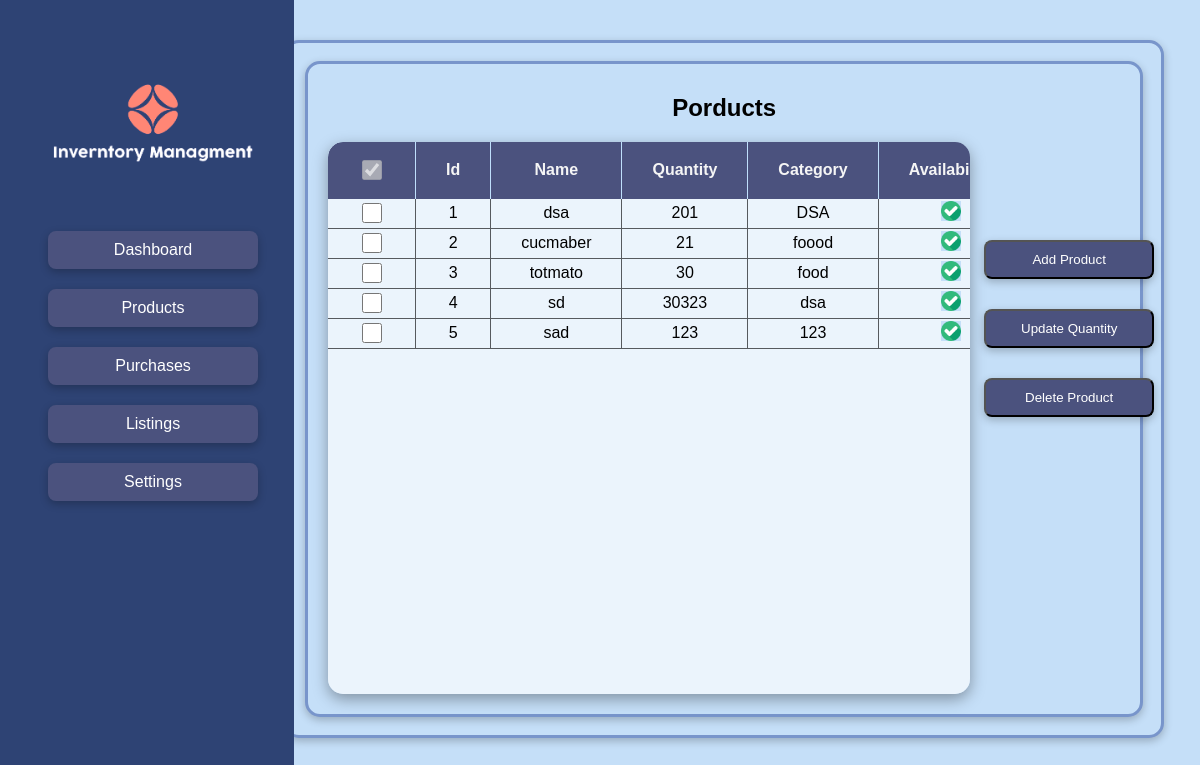
The page /products on the database as committed earlier.
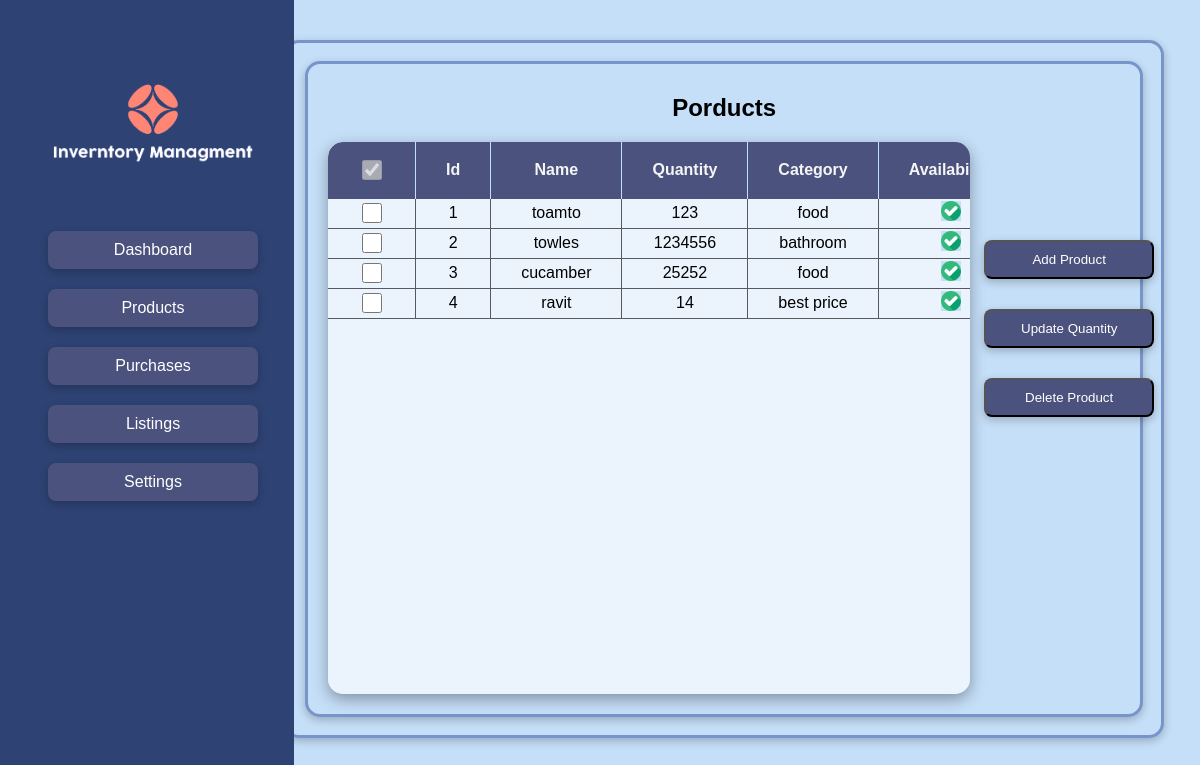
The same page on the database as committed later.
### tables this page shows
CREATE TABLE products (id INTEGER, name TEXT, quantity INTEGER, category TEXT, availability TEXT, price INTEGER);

### app.py (the view)
@app.route("/products")
def products():
    return render_template('products.html',data=load("products"))

### sql.py (called while the page is built)
def query(sql):
    with  sqlite3.connect("database.db") as conn:
        cur = conn.cursor()
        return cur.execute(sql)

def load(table_name):
        data = query(f"SELECT * FROM {table_name}")
        return [dict(zip([name[0] for name in data.description],i)) for i in data]

### templates/products.html (shortened to what this page needs)
{% extends "base.html" %}
{% block content %}
<h2 style="text-align: center;">Porducts</h2>
<div id="table_container">
<table class="table">
    <tr>
        <th style="border-top-left-radius: 15px;">
            <input type="checkbox" name="" id="" checked disabled>
        </th>
        <th>
            Id
        </th>
        <th>
            Name
        </th>
        <th>
            Quantity
        </th>
        <th>
            Category
        </th>
        <th>
            Availability
        </th>
    </tr>
    {% for product in data %}
    <tr>
        <td>
            <input type="checkbox" id="{{ product.id }}">
        </td>
        <td>
            {{ product.id }}
        </td>
        <td>
            {{ product.name }}
        </td>
        <td>
            {{ product.quantity }}
        </td>
        <td>
            {{ product.category }}
        </td>
        <td>
            {% if product.quantity|int > 0 %}
            <img src="/static/available.png" alt="" width="20px">
            {% else %}
            <img src="/static/unavailable.png" alt="" width="20px">
            {% endif %}
        </td>
    </tr>
    {% endfor %}
</table>
</div>
<div id="products-buttons">
    <button href="" id="" class="button" onclick='add_product_button()'>Add Product</button>
    <button href="" class="button" onclick='update_quantity_button()'>Update Quantity</button>
    <button href="" class="button" onclick='delete_product_button()'>Delete Product</button>
</div>
{% endblock %}

### templates/base.html (shortened to what this page needs)
<!DOCTYPE html>
<html lang="en">
<head>
    <link rel="stylesheet" href="/static/style.css">
</head>
<body>
    <div id="body">
        <div id="nav">
            <img src="/static/logo.png" alt="" id="site-logo" loading="eager">
            <a class="button" href="/">Dashboard</a>
            <a class="button" href="/products">Products</a>
            <a class="button" href="/purchases">Purchases</a>
            <a class="button" href="/listings">Listings</a>
            <a class="button" href="/">Settings</a>
        </div>
        <div id="content-border">
            <div id="content">
                {% block content %}
                {% endblock %}
            </div>
        </div>
    </div>
</body>
</html>

### static/style.css (style rules this page uses)
* { font-family: Arial, Helvetica, sans-serif; background-color: #C5DFF8 ; }
#nav { display: flex; flex-direction: column; gap: 20px; position: fixed; padding-right: 3vw; text-align: center; background-color: #2E4374; bottom: 0; top: 0; left: 0; }
#site-logo { width: 210px; margin-left: 4vw; margin-top: 10vh; margin-bottom: 6vh; background-color: #2E4374; }
.button { color: white; text-decoration: none; margin-left: 4vw; background-color: #4B527E; border-radius: 8px; padding-top: 10px; padding-bottom: 10px; padding-left: 35px; padding-right: 35px; text-align: center; box-shadow: rgba(0, 0, 0, 0.24) 0px 3px 8px; }
#content-border { margin-left: 23vw; margin-right: 2.3vw; margin-top: 5vh; border: 3px solid #7895CB; border-radius: 15px; box-shadow: rgba(0, 0, 0, 0.24) 0px 3px 8px; }
#content { margin: 1.5vw; border: 3.5px solid #7895CB; padding: 10px; border-radius: 15px; background-color: #C5DFF8 ; box-shadow: rgba(0, 0, 0, 0.24) 0px 3px 8px; }
.table { text-align: center; border-collapse:collapse; height: 69vh; overflow-y: scroll; display: block; border-radius: 15px; width: 53.5vw; background-color: #ebf4fc; box-shadow: rgba(0, 0, 0, 0.35) 0px 5px 15px; margin-left: 10px; margin-bottom: 10px; }
th { height: 55px; border-right: 1px solid #bfdffc; background-color: #4B527E; color: whitesmoke; position: sticky; top: 0 }
td { border-right: 1px solid #565a5e; border-bottom:1px solid #565a5e; ; background-color: #ebf4fc; }
input[type="checkbox"] { width: 20px; height: 20px; }
th,td { padding-right: 30px; padding-left: 30px; }
#products-buttons { display: flex; flex-direction: column; gap: 30px; background: none; position: absolute; left: 78vw; top: 30vh; }

Rows that differ between the two databases and show on the page:
removed products: id "1", name "dsa", quantity "201", category "DSA"
removed products: id "5", name "sad", quantity "123", category "123"
added products: id "1", name "toamto", quantity "123", category "food"
changed products: name "cucmaber" → "towles"; quantity "21" → "1234556"; category "foood" → "bathroom"
changed products: name "totmato" → "cucamber"; quantity "30" → "25252"
changed products: name "sd" → "ravit"; quantity "30323" → "14"; category "dsa" → "best price"
